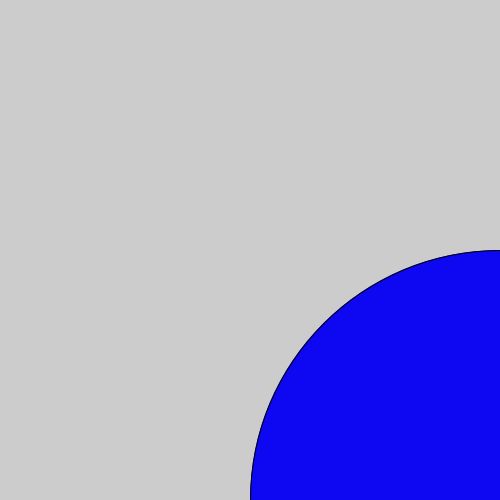
Frame 1 (no input)
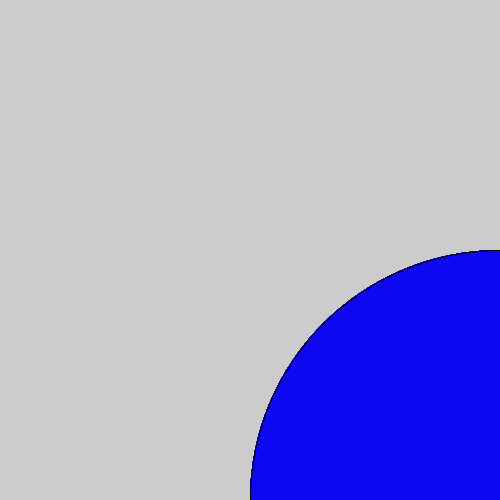
Frame 60 (the mouse pressed at the canvas centre just before this capture)
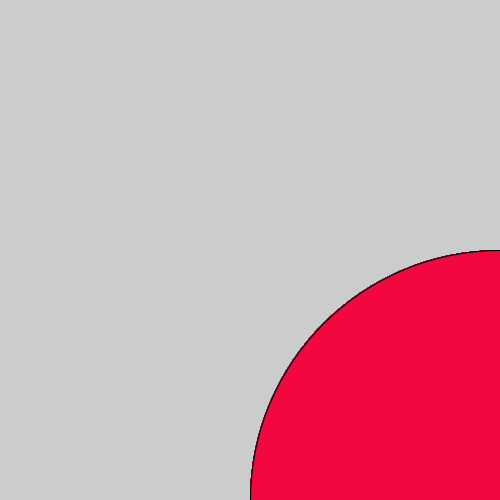
Frame 120 (the mouse held since frame 60 and released just before this capture)

The Processing sketch that drew these frames (run headless with seeded random() and noise(); from frame 60 on, the mouse is pressed at the canvas centre):

// Processing sketch: milk
// ── milk.pde
void setup() {
size(500,500);
}
void draw() {
  fill(#F25607);
  if(mousePressed) {
    fill(#F2073E);
  }else{
    fill(#0E07F2);
  }
  ellipse(500,500,500,500);
}
